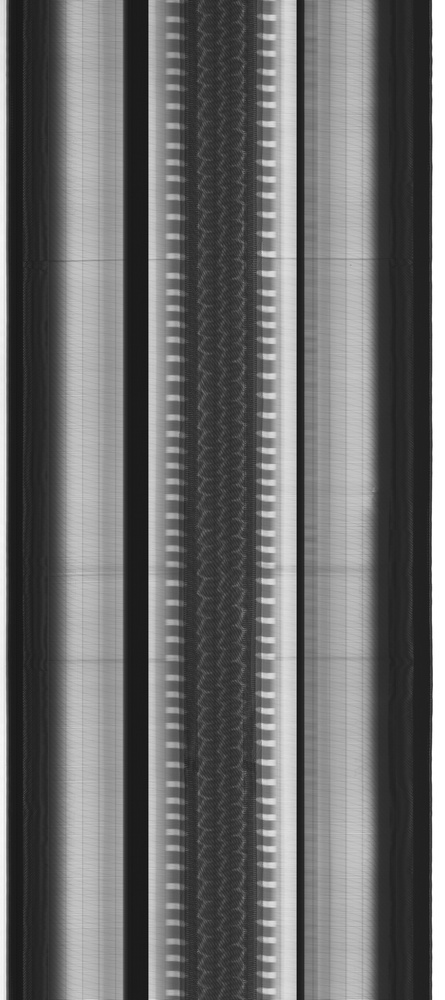
#> input picture img_test/H8A1A22086.jpg, 445 x 1000 px, shrunk from 3456 x 7775 before the run
$ python preprocess.py   (older library calls are emulated)
#> lines starting #> are read from the running program, lines starting #| are printed output that depends on the picture
# -*- coding: utf-8 -*-
"""
Created on Thu Nov  1 16:15:38 2018

@author: GeePL
"""

import cv2
import numpy as np

def build_filters():
    filters = []
    ksize = 10 # gabor尺度
    lamda = np.pi/2.0 #波长

# [5 lines of commented-out code are left out]
    theta = np.pi/18
    kern = cv2.getGaborKernel((ksize, ksize), 1.0, theta, lamda, 0.5, 0, ktype=cv2.CV_32F)
    kern /= 1.5*kern.sum()
    filters.append(kern)
    return filters

 ###    Gabor滤波过程
def process(img, filters):
    accum = np.zeros_like(img)
    for kern in filters:
        fimg = cv2.filter2D(img, cv2.CV_8UC3, kern)
        np.maximum(accum, fimg, accum)
    return accum


def getGabor(img,filters):
    res = [] #滤波结果
    for i in range(len(filters)):
        res1 = process(img, filters[i])
        res.append(np.asarray(res1))
        cv2.imwrite('./gabor_'+str(i)+'.png',res1)
    return res  #返回滤波结果

def his_gram(img_path):
#> called with img_path = '../img_test/H8A1A22086.jpg'
    image = cv2.imread(img_path, 0)
#> image is the input picture: shape (1000, 445); min 13, max 255, mean 107.6
    hist,bins = np.histogram(image.flatten(),256,[0,256])
#> hist = 256 values, max 10227 at index 28, min 0 at index 0, mean 1738.3; bins = 257 values from 0 to 256
    cdf = hist.cumsum() #计算累积直方图
#> cdf = 256 values from 0 to 445000
    cdf_m = np.ma.masked_equal(cdf,0) #除去直方图中的0值
    cdf_m = (cdf_m - cdf_m.min())*255/(cdf_m.max()-cdf_m.min())#等同于前面介绍的lut[i] = int(255.0 *p[i])公式
    cdf = np.ma.filled(cdf_m,0).astype('uint8') #将掩模处理掉的元素补为0
#> cdf = 256 values from 0 to 255
    result = cv2.LUT(image, cdf)
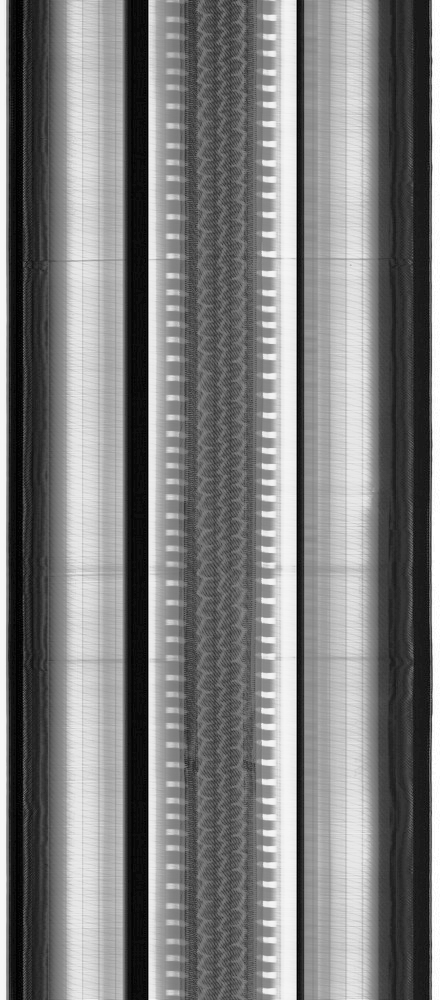
#> result: shape (1000, 445); min 0, max 255, mean 128
    cv2.imwrite("his_gram.jpg", result)

def gamma(img_path):
    img = cv2.imread(img_path,0)
    img = np.power(img/255.0, 1.2)
    cv2.imwrite("gamma_transfer.jpg",img)

def canny_transfer(img_path):
    img = cv2.imread(img_path)
    canny = cv2.Canny(img, 10,200)
    cv2.imwrite("canny.jpg",canny)

if __name__=='__main__':
#    filters = build_filters()
#    img = cv2.imread('./opencv_lut.jpg')
#    res = getGabor(img,filters)
    print("test")
    his_gram('../img_test/H8A1A22086.jpg')
#    gamma('./opencv_lut.jpg')

$ run again, with img_test/H8A1B21932.jpg copied over img_test/H8A1A22086.jpg
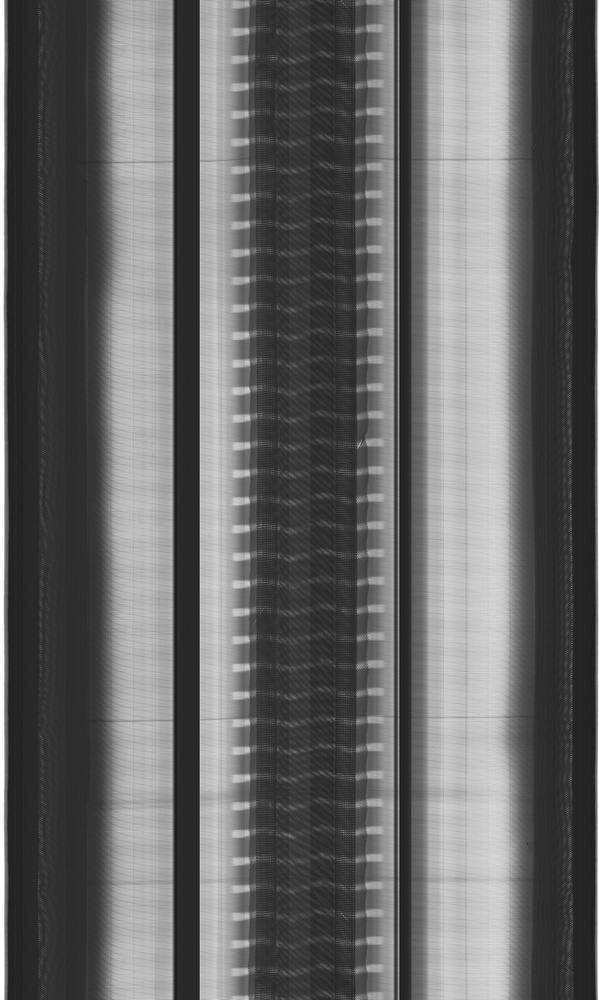
#> input picture img_test/H8A1B21932.jpg, 599 x 1000 px, shrunk from 3456 x 5774 before the run
#> in his_gram, image is the input picture: shape (1000, 599); min 24, max 255, mean 102.1
#> hist = 256 values, max 20588 at index 40, min 0 at index 0, mean 2339.8; bins = 257 values from 0 to 256
#> in his_gram, `cdf = hist.cumsum()`: cdf = 256 values from 0 to 599000
#> in his_gram, `cdf = np.ma.filled(cdf_m,0).astype('uint8')`: cdf = 256 values from 0 to 255
#> in his_gram, `result = cv2.LUT(image, cdf)`:
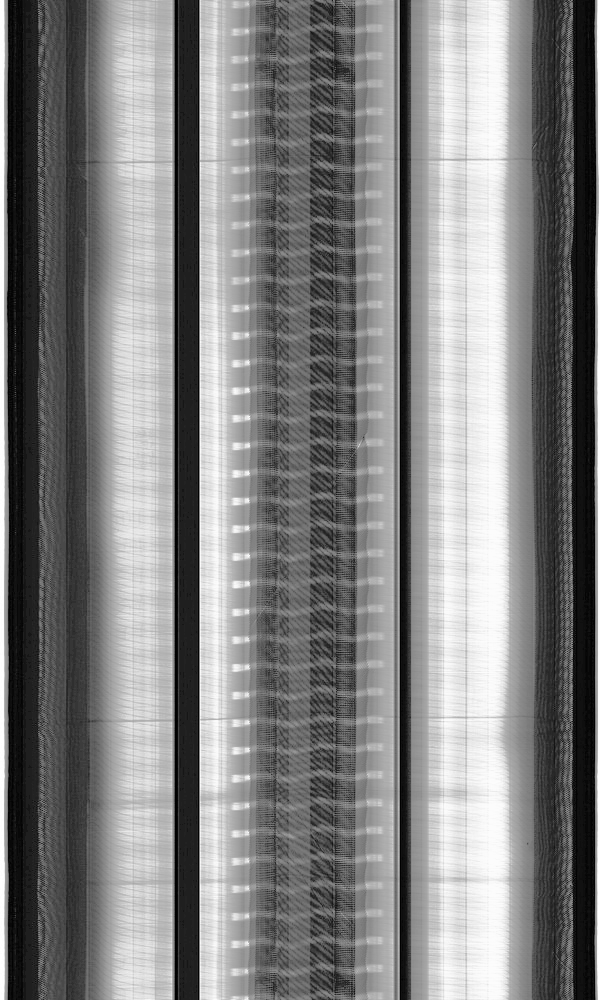
#> result: shape (1000, 599); min 0, max 255, mean 128.4
